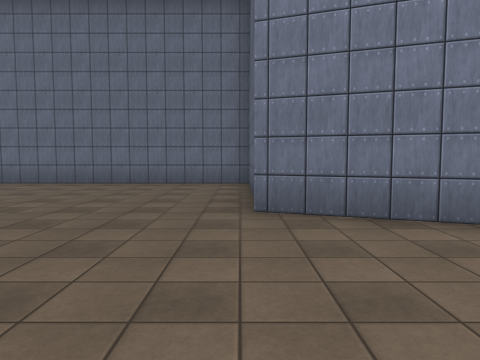
[1] (above)

24 first-person views from a walk through a scene from a Unity 3-D project. The camera is 1.5 m above the floor, tilts 4° down and sees 70° across. The floor is counted in squares, 2 m on a side. Each view is taken from the middle of a square. On the plan, view 1 faces up. The plan holds only what a view shows up to about 11 squares ahead; the rest is blank. The place goes on beyond the plan. The player is left out. Some surface patterns are stand-ins.

[2]
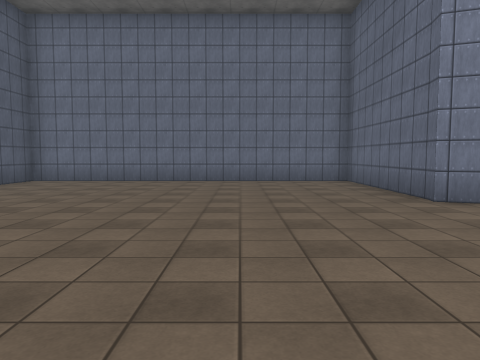

[3]
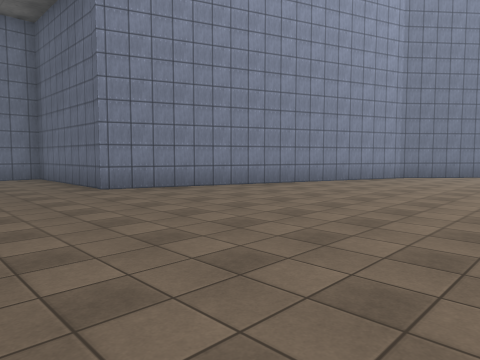

[4]
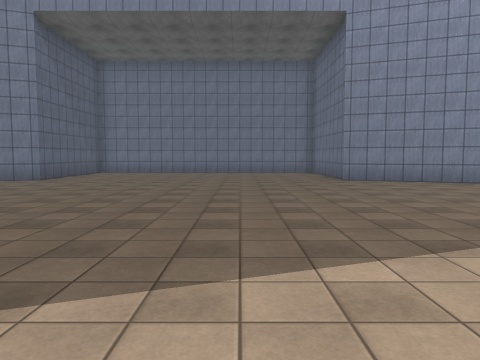

[5]
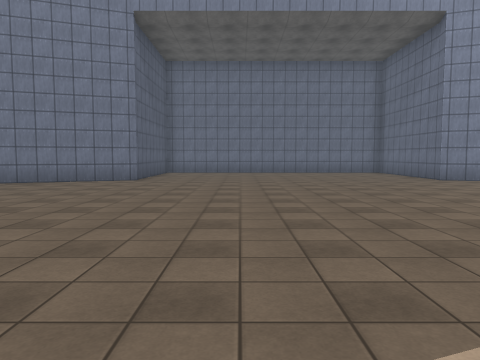

[6]
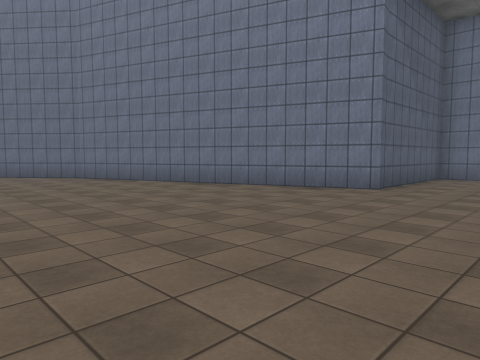

[7]
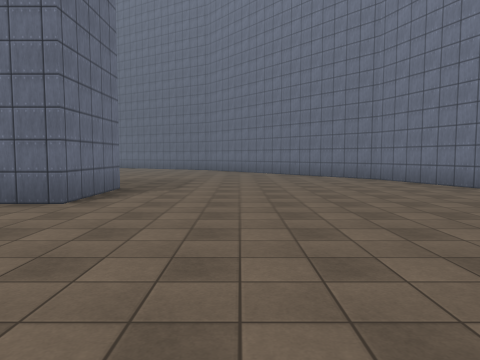

[8]
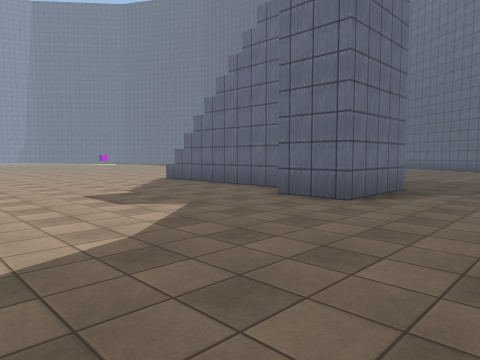

[9]
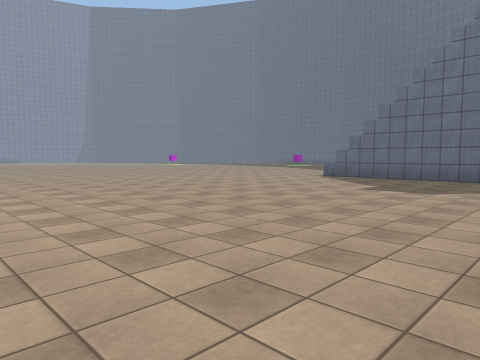

[10]
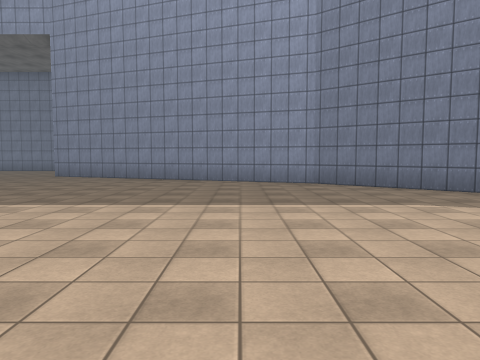

[11]
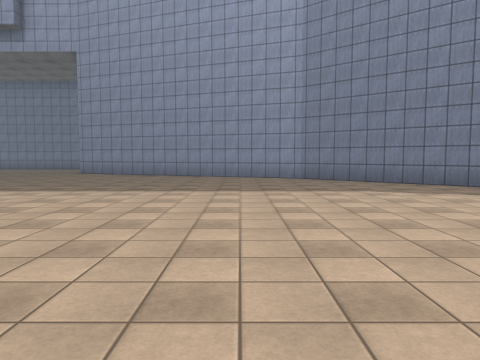

[12]
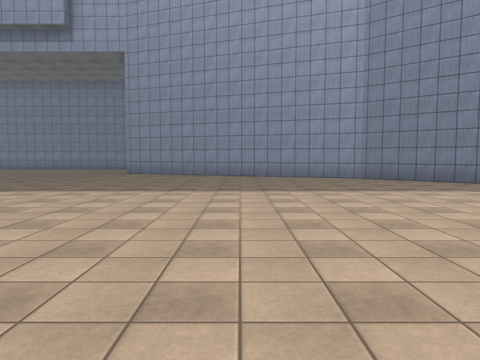

[13]
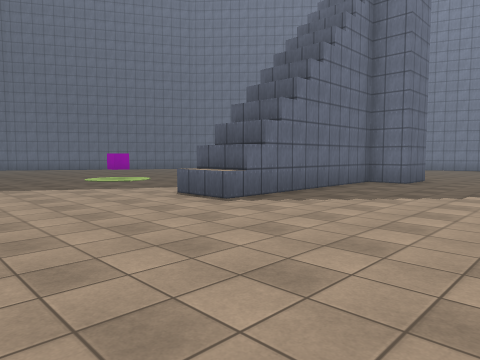

[14]
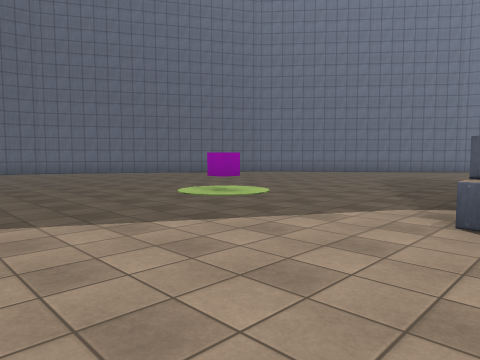

[15]
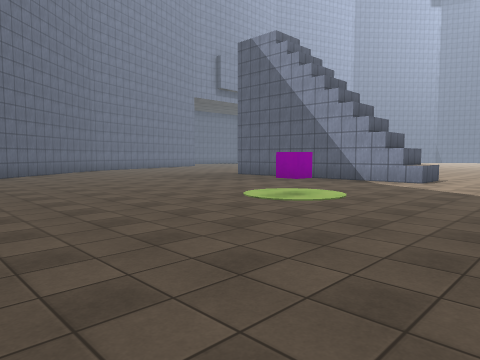

[16]
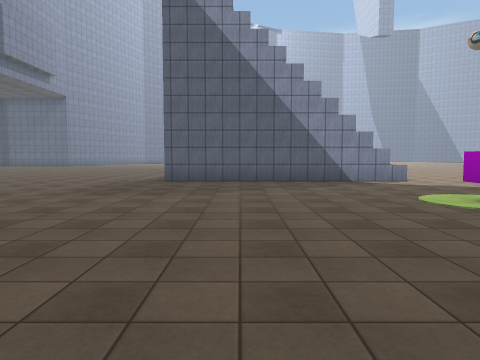

[17]
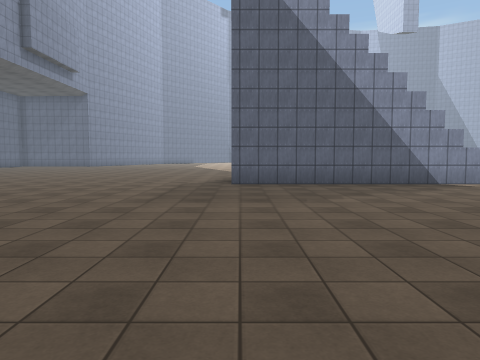

[18]
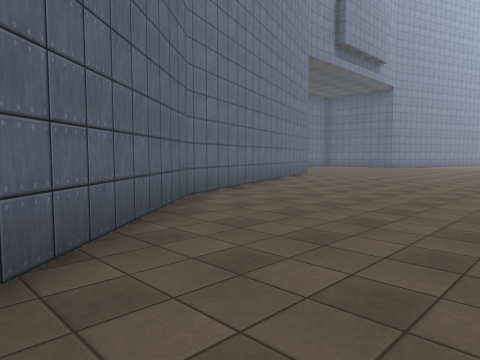

[19]
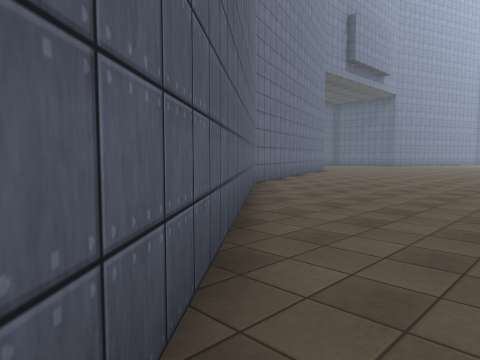

[20]
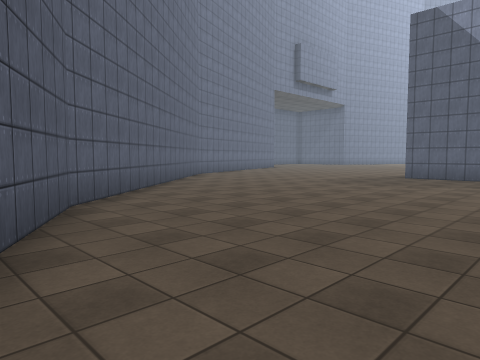

[21]
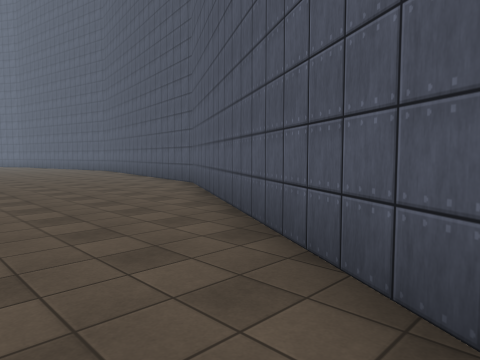

[22]
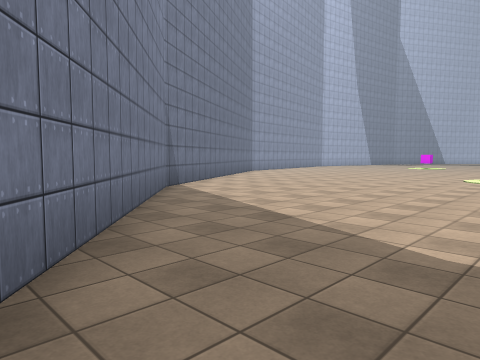

[23]
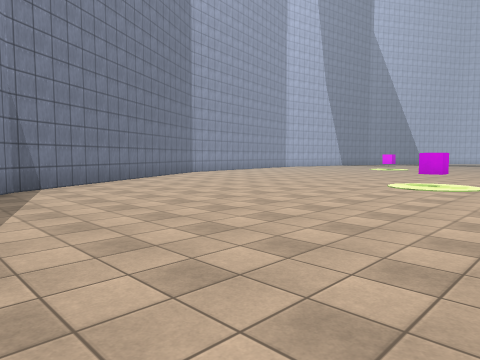

[24]
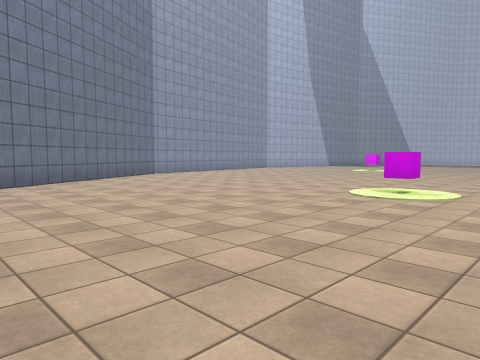

### Floor plan
Points are (right, up) in squares from view 1. A wall is a line through its corners. A room is listed if a view was taken in it or the views show most of it. See-through windows are left out.
Room 1 (views 1, 2, 3, 4, 5, 6, 7, 8, 9, 10, 11, 12, 13, 14, 15, 16, 17, 18, 19, 20, 21, 22, 23, 24)
walls: (-13.4, -12.4) (-15, -12.4); (-14.9, -12.9) (-14.9, -5.8) (-12.3, -5.8) (-12.3, -7.3) (-13.4, -7.3) (-13.4, -12.9); (0.3, 4.9) (0.3, 9.4) (-9.2, 9.4) (-9.2, 4.9); (-9.3, 5) (-9.2, 4.6) (-18, 1.4) (-25.2, -4.6) (-29.4, -11.9); (19.1, -9.7) (16.2, -4.6) (9, 1.4) (0.2, 4.6) (0.3, 5)
low walls: (-13.4, -12.9) (-14.9, -12.9)
objects: cube (-19, -12); cube (11, -12)

Positions as (right, up) in squares from view 1, and headings:
1: (0, 0), facing up
2: (-3, -1), facing up
3: (-3, -3), facing up-right
4: (-3, -6), facing up
5: (-6, -6), facing up
6: (-6, -3), facing up-left
7: (-7, -3), facing left
8: (-7, -3), facing down-left
9: (-2, -6), facing down-left
10: (7, -8), facing up
11: (7, -10), facing up
12: (5, -10), facing up
13: (-9, -17), facing up-left
14: (-14, -17), facing up-left
15: (-25, -16), facing up-right
16: (-25, -8), facing right
17: (-24, -6), facing right
18: (-22, -4), facing up-right
19: (-25, -5), facing up-right
20: (-27, -10), facing up-right
21: (-24, -5), facing down-left
22: (9, 0), facing down-right
23: (8, -3), facing down-right
24: (8, -5), facing down-right
